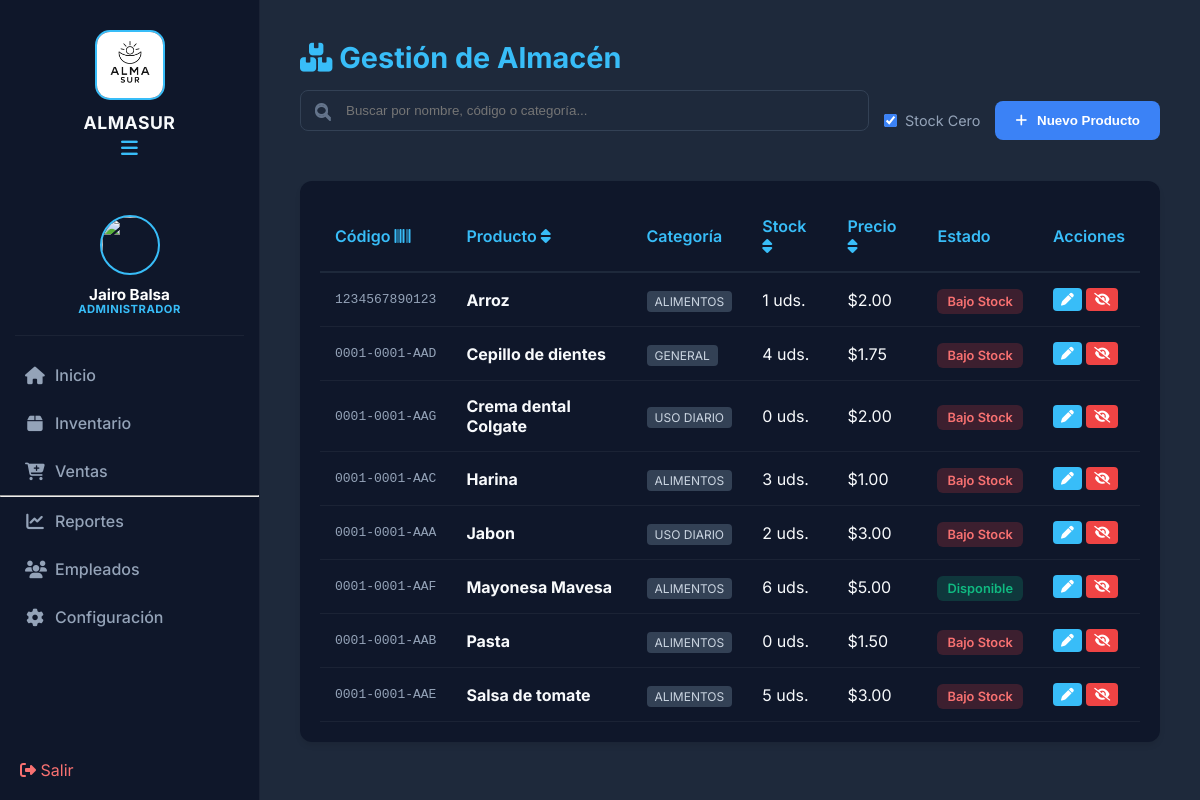
Before: /Gestion_ventas/inventario.php (signed in) with the older database file.
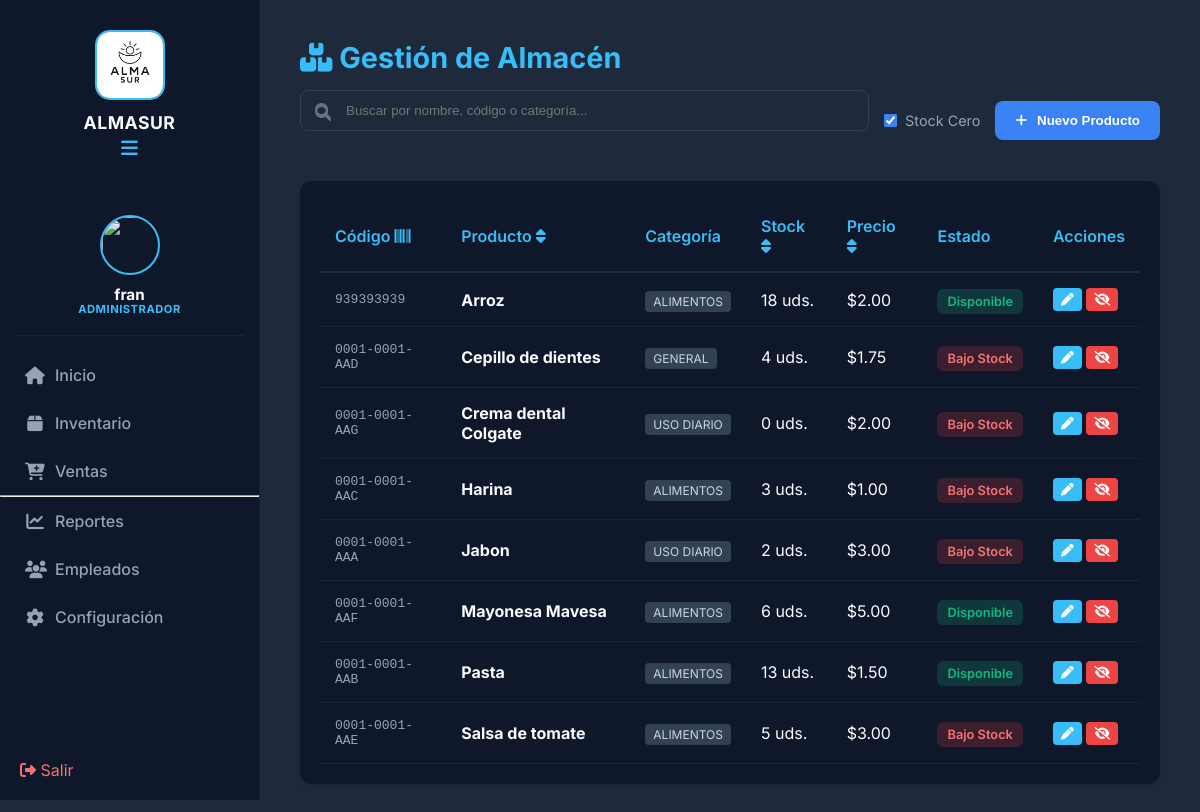
After: the same page with the newer database file.
### tables this page shows
CREATE TABLE `productos` (
  `id` int(11) NOT NULL,
  `codigo` varchar(50) DEFAULT NULL,
  `nombre` varchar(100) NOT NULL,
  `categoria` varchar(50) DEFAULT NULL,
  `descripcion` text DEFAULT NULL,
  `precio` decimal(10,2) NOT NULL,
  `stock` int(11) NOT NULL,
  `id_usuario` int(11) DEFAULT NULL,
  `creado_en` timestamp NOT NULL DEFAULT current_timestamp(),
  `estado` int(11) DEFAULT 1
);

### Gestion_ventas/inventario.php (the view, shortened to what the changed rows need)
<?php
include 'includes/header.php';
include 'includes/sidebar.php';
$productos = $conn->query("SELECT * FROM productos WHERE estado = 1 ORDER BY nombre ASC");
?>
<main class="main-content">
    <div class="header-pagina">
        <h1><i class="fa-solid fa-boxes-stacked"></i> Gestión de Almacén</h1>
    </div>
	<div class="card-moderna">
        <table class="tabla-moderna" id="tablaProductos">
            <thead>
                <tr>
                    <th onclick="ordenarTabla(0)" style="cursor:pointer">Código <i class="fa-solid fa-barcode"></i></th>
                    <th onclick="ordenarTabla(1)" style="cursor:pointer">Producto <i class="fa-solid fa-sort"></i></th>
                    <th>Categoría</th>
                    <th onclick="ordenarTabla(3)" style="cursor:pointer">Stock <i class="fa-solid fa-sort"></i></th>
                    <th onclick="ordenarTabla(4)" style="cursor:pointer">Precio <i class="fa-solid fa-sort"></i></th>
                    <th>Estado</th>
                    <th>Acciones</th>
                </tr>
            </thead>
            <tbody id="cuerpoTabla">
                <?php while($p = $productos->fetch_assoc()): ?>
                <tr>
                    <td style="font-family: monospace; color: #94a3b8;"><?php echo $p['codigo']; ?></td>
                    <td><strong><?php echo $p['nombre']; ?></strong></td>
                    <td><span class="badge-categoria"><?php echo $p['categoria'] ?? 'Sin categoría'; ?></span></td>
                    <td data-valor="<?php echo $p['stock']; ?>"><?php echo $p['stock']; ?> uds.</td>
                    <td data-valor="<?php echo $p['precio']; ?>">$<?php echo number_format($p['precio'], 2); ?></td>
                    <td>
                        <span class="badge" style="background: <?php echo ($p['stock'] <= 5) ? 'rgba(239, 68, 68, 0.2)' : 'rgba(16, 185, 129, 0.2)'; ?>; color: <?php echo ($p['stock'] <= 5) ? '#f87171' : '#10b981'; ?>;">
                            <?php echo ($p['stock'] <= 5) ? 'Bajo Stock' : 'Disponible'; ?>
                        </span>
                    </td>
					<td>
						<button class="btn-mini edit" onclick='abrirModal(<?php echo json_encode($p); ?>)'>
							<i class="fa-solid fa-pen"></i>
						</button>
						<button class="btn-mini delete" onclick="descontinuarProducto(<?php echo $p['id']; ?>, '<?php echo $p['nombre']; ?>')" style="background: #ef4444;">
							<i class="fa-solid fa-eye-slash"></i>
						</button>
					</td>
                </tr>
                <?php endwhile; ?>
            </tbody>
        </table>
    </div>
</main>

### Gestion_ventas/includes/sidebar.php (shortened to what the changed rows need)
<?php
$rol_usuario = $_SESSION['usuario_rol'] ?? 'Empleado';
?>
<aside class="sidebar" id="sidebar">
    <a href="perfil.php" class="user-link">
        <div class="user-panel">
            <div class="info">
                <p class="user-name"><?php echo $_SESSION['nombre']; ?></p>
                <small class="user-role"><?php echo $rol_usuario; ?></small>
            </div>
        </div>
    </a>
</aside>

Changed rows visible on the page:
changed productos "Arroz": codigo "1234567890123" → "939393939"; stock "1" → "18"; stock "Bajo Stock" → "Disponible"
changed productos "Pasta": stock "0" → "13"; stock "Bajo Stock" → "Disponible"
Other visible differences:
$_SESSION['nombre']: "Jairo Balsa" → "fran"
